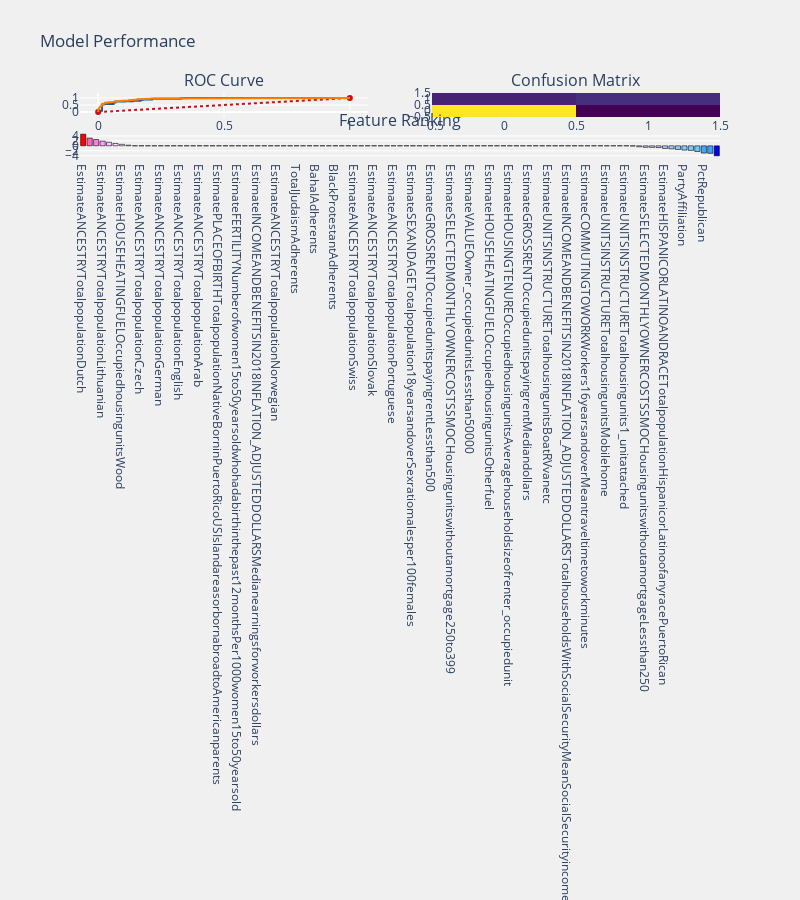

The cell this chart's notebook holds for it:
### Markdown cell above
### Lasso Model

### Code cell
log_lasso = LogisticRegression(penalty='l1', random_state=123)
logit_lasso = log_lasso.fit(X_train_transformed,y_train)
prediction_function(logit_lasso,X_train_transformed,X_test_transformed,y_train,y_test)

### Figure 1 — Plotly figure (JSON) as saved in the notebook; plotly's stock layout.template omitted (floating-point values rounded to 4 significant figures)
{"data": [{"colorscale": [[0, "#440154"], [0.1111, "#482878"], [0.2222, "#3e4989"], [0.3333, "#31688e"], [0.4444, "#26828e"], [0.5556, "#1f9e89"], [0.6667, "#35b779"], [0.7778, "#6ece58"], [0.8889, "#b5de2b"], [1, "#fde725"]], "name": "matrix", "showscale": false, "type": "heatmap", "x": [0, 1], "xaxis": "x2", "y": [0, 1], "yaxis": "y2", "z": [[128, 3], [15, 20]]}, {"line": {"color": "rgb(22, 96, 167)", "width": 2}, "name": "ROC Test", "type": "scatter", "x": [0, 0, 0.007634, 0.007634, 0.01527, 0.01527, 0.0229, 0.0229, 0.06107, 0.06107, 0.0687, 0.0687, 0.1069, 0.1069, 0.1374, 0.1374, 0.1679, 0.1679, 0.1756, 0.1756, 0.2137, 0.2137, 0.3282, 0.3282, 0.3435, 0.3435, 1], "xaxis": "x", "y": [0, 0.02857, 0.02857, 0.08571, 0.08571, 0.5429, 0.5429, 0.5714, 0.5714, 0.6857, 0.6857, 0.7429, 0.7429, 0.7714, 0.7714, 0.8, 0.8, 0.8571, 0.8571, 0.8857, 0.8857, 0.9429, 0.9429, 0.9714, 0.9714, 1, 1], "yaxis": "y"}, {"line": {"color": "rgb(205, 12, 24)", "dash": "dot", "width": 2}, "type": "scatter", "x": [0, 1], "xaxis": "x", "y": [0, 1], "yaxis": "y"}, {"line": {"color": "rgb(255, 128, 0)", "width": 2}, "name": "ROC Train", "type": "scatter", "x": [0, 0, 0, 0.00188, 0.00188, 0.003759, 0.003759, 0.005639, 0.005639, 0.007519, 0.007519, 0.009398, 0.009398, 0.01128, 0.01128, 0.01316, 0.01316, 0.01504, 0.01504, 0.0188, 0.0188, 0.02068, 0.02068, 0.02444, 0.02444, 0.02632, 0.02632, 0.03571, 0.03571, 0.03759, 0.03759, 0.04135, 0.04135, 0.04887, 0.04887, 0.05827, 0.05827, 0.06955, 0.06955, 0.07331, 0.07331, 0.07895, 0.07895, 0.08083, 0.08083, 0.08459, 0.08459, 0.1053, 0.1053, 0.1071, 0.1071, 0.1128, 0.1128, 0.1222, 0.1222, 0.1241, 0.1241, 0.1316, 0.1316, 0.1353, 0.1353, 0.1391, 0.1391, 0.1429, 0.1429, 0.156, 0.156, 0.1729, 0.1729, 0.1955, 0.1955, 0.2011, 0.2011, 0.2199, 0.2199, 0.2237, 0.2237, 0.2763, 0.2763, 0.3008, 0.3008, 0.312, 0.312, 0.3947, 0.3947, 1], "xaxis": "x", "y": [0, 0.007752, 0.1395, 0.1395, 0.2558, 0.2558, 0.3178, 0.3178, 0.3411, 0.3411, 0.3721, 0.3721, 0.3876, 0.3876, 0.4574, 0.4574, 0.4884, 0.4884, 0.5271, 0.5271, 0.5659, 0.5659, 0.5969, 0.5969, 0.6357, 0.6357, 0.6589, 0.6589, 0.6744, 0.6744, 0.6822, 0.6822, 0.6977, 0.6977, 0.7054, 0.7054, 0.7132, 0.7132, 0.7209, 0.7209, 0.7519, 0.7519, 0.7597, 0.7597, 0.7752, 0.7752, 0.7907, 0.7907, 0.7984, 0.7984, 0.814, 0.814, 0.8217, 0.8217, 0.845, 0.845, 0.8527, 0.8527, 0.8605, 0.8605, 0.876, 0.876, 0.8837, 0.8837, 0.8915, 0.8915, 0.907, 0.907, 0.9147, 0.9147, 0.9225, 0.9225, 0.938, 0.938, 0.9535, 0.9535, 0.969, 0.969, 0.9767, 0.9767, 0.9845, 0.9845, 0.9922, 0.9922, 1, 1], "yaxis": "y"}, {"marker": {"color": [4.717, 3.129, 2.558, 1.905, 1.455, 0.9574, 0.5981, 0.2567, 0, 0, 0, 0, 0, 0, 0, 0, 0, 0, 0, 0, 0, 0, 0, 0, 0, 0, 0, 0, 0, 0, 0, 0, 0, 0, 0, 0, 0, 0, 0, 0, 0, 0, 0, 0, 0, 0, 0, 0, 0, 0, 0, 0, 0, 0, 0, 0, 0, 0, 0, 0, 0, 0, 0, 0, 0, 0, 0, 0, 0, 0, 0, 0, 0, 0, 0, 0, 0, 0, 0, 0, 0, 0, 0, 0, 0, -0.07036, -0.389, -0.5955, -0.6263, -0.7052, -1.057, -1.229, -1.46, -1.734, -1.863, -2.299, -2.938, -3.041, -4.055], "colorscale": [[0, "rgb(0,0,255)"], [0.1, "rgb(51,153,255)"], [0.2, "rgb(102,204,255)"], [0.3, "rgb(153,204,255)"], [0.4, "rgb(204,204,255)"], [0.5, "rgb(255,255,255)"], [0.6, "rgb(255,204,255)"], [0.7, "rgb(255,153,255)"], [0.8, "rgb(255,102,204)"], [0.9, "rgb(255,102,102)"], [1, "rgb(255,0,0)"]], "line": {"color": "black", "width": 0.6}}, "name": "coefficients", "type": "bar", "x": ["EstimateANCESTRYTotalpopulationDutch", "Medicinal", "EstimateINDUSTRYCivilianemployedpopulation16yearsandoverAgricultureforestryfishingandhuntingandmining", "EstimateANCESTRYTotalpopulationLithuanian", "EstimateSEXANDAGETotalpopulation65yearsandoverSexratiomalesper100females", "EstimateINCOMEANDBENEFITSIN2018INFLATION_ADJUSTEDDOLLARSTotalhouseholdsWithSupplementalSecurityIncomeMeanSupplementalSecurityIncomedollars", "EstimateHOUSEHEATINGFUELOccupiedhousingunitsWood", "EstimateINCOMEANDBENEFITSIN2018INFLATION_ADJUSTEDDOLLARSTotalhouseholdsWithcashpublicassistanceincomeMeancashpublicassistanceincomedollars", "EstimateHISPANICORLATINOANDRACETotalpopulationNotHispanicorLatinoNativeHawaiianandOtherPacificIslanderalone", "EstimateANCESTRYTotalpopulationCzech", "EstimateANCESTRYTotalpopulationHungarian", "EstimateANCESTRYTotalpopulationGreek", "EstimateANCESTRYTotalpopulationGerman", "EstimateANCESTRYTotalpopulationFrenchCanadian", "EstimateANCESTRYTotalpopulationFrenchexceptBasque", "EstimateANCESTRYTotalpopulationEnglish", "EstimateHISPANICORLATINOANDRACETotalpopulationHispanicorLatinoofanyraceCuban", "EstimateANCESTRYTotalpopulationDanish", "EstimateANCESTRYTotalpopulationArab", "EstimateINCOMEANDBENEFITSIN2018INFLATION_ADJUSTEDDOLLARSFamiliesMeanfamilyincomedollars", "EstimateANCESTRYTotalpopulationAmerican", "EstimatePLACEOFBIRTHTotalpopulationNativeBorninPuertoRicoUSIslandareasorbornabroadtoAmericanparents", "EstimatePLACEOFBIRTHTotalpopulationNativeBorninUnitedStatesDifferentstate", "EstimateFERTILITYNumberofwomen15to50yearsoldwhohadabirthinthepast12monthsPer1000women35to50yearsold", "EstimateFERTILITYNumberofwomen15to50yearsoldwhohadabirthinthepast12monthsPer1000women15to50yearsold", "EstimateFERTILITYNumberofwomen15to50yearsoldwhohadabirthinthepast12monthsUnmarriedwomenwidoweddivorcedandnevermarriedPer1000unmarriedwomen", "EstimateHISPANICORLATINOANDRACETotalpopulationNotHispanicorLatinoSomeotherracealone", "EstimateINCOMEANDBENEFITSIN2018INFLATION_ADJUSTEDDOLLARSMedianearningsforworkersdollars", "EstimateANCESTRYTotalpopulationIrish", "EstimateANCESTRYTotalpopulationItalian", "EstimateANCESTRYTotalpopulationNorwegian", "EstimateANCESTRYTotalpopulationPolish", "UnitarianUniversalistAdherents", "TotalJudaismAdherents", "MuslimsEstimated", "LatterDaySaintsAdherents", "BahaIAdherents", "OrthodoxAdherents", "CatholicAdherents", "BlackProtestantAdherents", "EstimateANCESTRYTotalpopulationWestIndianexcludingHispanicorigingroups", "EstimateANCESTRYTotalpopulationUkrainian", "EstimateANCESTRYTotalpopulationSwiss", "EstimateANCESTRYTotalpopulationSwedish", "EstimateANCESTRYTotalpopulationSubsaharanAfrican", "EstimateANCESTRYTotalpopulationSlovak", "EstimateANCESTRYTotalpopulationScotch_Irish", "EstimateANCESTRYTotalpopulationRussian", "EstimateANCESTRYTotalpopulationPortuguese", "EstimateINCOMEANDBENEFITSIN2018INFLATION_ADJUSTEDDOLLARSNonfamilyhouseholdsMeannonfamilyincomedollars", "EstimateHOUSEHOLDSBYTYPETotalhouseholdsAveragehouseholdsize", "EstimateSEXANDAGETotalpopulation18yearsandoverSexratiomalesper100females", "EstimateVALUEOwner_occupiedunits100000to149999", "EstimateGROSSRENTOccupiedunitspayingrent500to999", "EstimateGROSSRENTOccupiedunitspayingrentLessthan500", "EstimateHISPANICORLATINOANDRACETotalpopulationHispanicorLatinoofanyraceOtherHispanicorLatino", "EstimateSELECTEDMONTHLYOWNERCOSTSSMOCHousingunitswithoutamortgage1000ormore", "EstimateSELECTEDMONTHLYOWNERCOSTSSMOCHousingunitswithoutamortgage250to399", "EstimateSELECTEDMONTHLYOWNERCOSTSSMOCHousingunitswithamortgage500to999", "EstimateSELECTEDMONTHLYOWNERCOSTSSMOCHousingunitswithamortgageLessthan500", "EstimateVALUEOwner_occupiedunitsLessthan50000", "EstimateHOUSINGOCCUPANCYTotalhousingunitsVacanthousingunits", "EstimateHOUSEHEATINGFUELOccupiedhousingunitsNofuelused", "EstimateHOUSEHEATINGFUELOccupiedhousingunitsOtherfuel", "EstimateHOUSEHEATINGFUELOccupiedhousingunitsElectricity", "EstimateHOUSEHEATINGFUELOccupiedhousingunitsBottledtankorLPgas", "EstimateHOUSINGTENUREOccupiedhousingunitsAveragehouseholdsizeofrenter_occupiedunit", "EstimateHISPANICORLATINOANDRACETotalpopulationNotHispanicorLatinoTwoormoreracesTworacesincludingSomeotherrace", "EstimateHISPANICORLATINOANDRACETotalpopulationNotHispanicorLatinoTwoormoreraces", "EstimateGROSSRENTOccupiedunitspayingrentMediandollars", "EstimateSELECTEDMONTHLYOWNERCOSTSASAPERCENTAGEOFHOUSEHOLDINCOMESMOCAPIHousingunitwithoutamortgageexcludingunitswhereSMOCAPIcannotbecomputedNotcomputed", "EstimateSEXANDAGETotalpopulationMedianageyears", "EstimateUNITSINSTRUCTURETotalhousingunitsBoatRVvanetc", "EstimateHISPANICORLATINOANDRACETotalpopulationNotHispanicorLatinoBlackorAfricanAmericanalone", "EstimateCOMMUTINGTOWORKWorkers16yearsandoverWalked", "EstimateINCOMEANDBENEFITSIN2018INFLATION_ADJUSTEDDOLLARSTotalhouseholdsWithSocialSecurityMeanSocialSecurityincomedollars", "EstimateCOMMUTINGTOWORKWorkers16yearsandoverPublictransportationexcludingtaxicab", "EstimateEMPLOYMENTSTATUSPopulation16yearsandoverInlaborforceArmedForces", "EstimateCOMMUTINGTOWORKWorkers16yearsandoverMeantraveltimetoworkminutes", "EstimateYEARSTRUCTUREBUILTTotalhousingunitsBuilt1939orearlier", "EstimateINCOMEANDBENEFITSIN2018INFLATION_ADJUSTEDDOLLARSTotalhouseholdsWithretirementincomeMeanretirementincomedollars", "EstimateUNITSINSTRUCTURETotalhousingunitsMobilehome", "EstimateUNITSINSTRUCTURETotalhousingunits3or4units", "EstimateUNITSINSTRUCTURETotalhousingunits2units", "EstimateUNITSINSTRUCTURETotalhousingunits1_unitattached", "PctDemocrat", "EstimateHOUSEHEATINGFUELOccupiedhousingunitsFueloilkeroseneetc", "EstimateSELECTEDMONTHLYOWNERCOSTSSMOCHousingunitswithoutamortgageLessthan250", "EstimateHOUSEHOLDSBYTYPETotalhouseholdsAveragefamilysize", "EstimateHISPANICORLATINOANDRACETotalpopulationNotHispanicorLatinoAmericanIndianandAlaskaNativealone", "EstimateHISPANICORLATINOANDRACETotalpopulationHispanicorLatinoofanyracePuertoRican", "EstimateSELECTEDMONTHLYOWNERCOSTSSMOCHousingunitswithoutamortgageMediandollars", "CBSAPopulation", "PartyAffiliation", "EstimateHOUSINGOCCUPANCYTotalhousingunitsHomeownervacancyrate", "EstimateROOMSTotalhousingunitsMedianrooms", "PctRepublican", "EstimateHOUSINGOCCUPANCYTotalhousingunitsRentalvacancyrate", "MainlineProtestantAdherents"], "xaxis": "x3", "y": [4.717, 3.129, 2.558, 1.905, 1.455, 0.9574, 0.5981, 0.2567, 0, 0, 0, 0, 0, 0, 0, 0, 0, 0, 0, 0, 0, 0, 0, 0, 0, 0, 0, 0, 0, 0, 0, 0, 0, 0, 0, 0, 0, 0, 0, 0, 0, 0, 0, 0, 0, 0, 0, 0, 0, 0, 0, 0, 0, 0, 0, 0, 0, 0, 0, 0, 0, 0, 0, 0, 0, 0, 0, 0, 0, 0, 0, 0, 0, 0, 0, 0, 0, 0, 0, 0, 0, 0, 0, 0, 0, -0.07036, -0.389, -0.5955, -0.6263, -0.7052, -1.057, -1.229, -1.46, -1.734, -1.863, -2.299, -2.938, -3.041, -4.055], "yaxis": "y3"}], "layout": {"annotations": [{"font": {"size": 16}, "showarrow": false, "text": "ROC Curve", "x": 0.225, "xanchor": "center", "xref": "paper", "y": 1, "yanchor": "bottom", "yref": "paper"}, {"font": {"size": 16}, "showarrow": false, "text": "Confusion Matrix", "x": 0.775, "xanchor": "center", "xref": "paper", "y": 1, "yanchor": "bottom", "yref": "paper"}, {"font": {"size": 16}, "showarrow": false, "text": "Feature Ranking", "x": 0.5, "xanchor": "center", "xref": "paper", "y": 0.375, "yanchor": "bottom", "yref": "paper"}], "autosize": false, "height": 900, "margin": {"b": 195}, "paper_bgcolor": "rgba(240,240,240, 0.95)", "plot_bgcolor": "rgba(240,240,240, 0.95)", "showlegend": false, "title": {"text": "Model Performance"}, "width": 800, "xaxis": {"anchor": "y", "domain": [0, 0.45]}, "xaxis2": {"anchor": "y2", "domain": [0.55, 1]}, "xaxis3": {"anchor": "y3", "domain": [0, 1]}, "yaxis": {"anchor": "x", "domain": [0.625, 1]}, "yaxis2": {"anchor": "x2", "domain": [0.625, 1]}, "yaxis3": {"anchor": "x3", "domain": [0, 0.375]}}}
